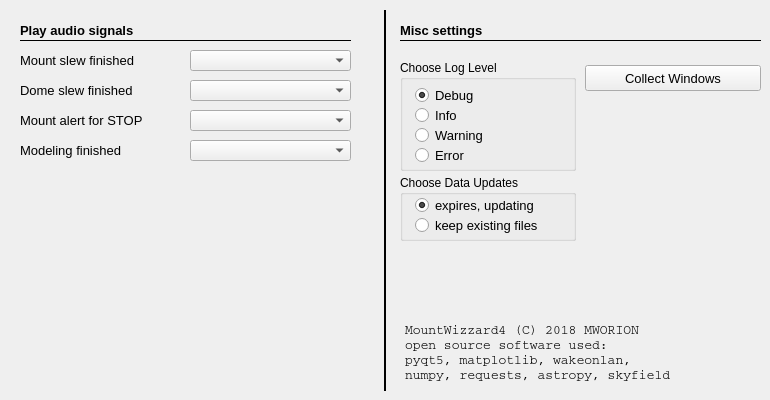
     <widget class="QWidget" name="tab_13">
      <attribute name="title">
       <string>Audio / Misc</string>
      </attribute>
      <widget class="QComboBox" name="soundMountSlewFinished">
       <property name="geometry">
        <rect>
         <x>190</x>
         <y>50</y>
         <width>161</width>
         <height>21</height>
        </rect>
       </property>
       <property name="toolTip">
        <string>&lt;html&gt;&lt;head/&gt;&lt;body&gt;&lt;p&gt;Sets the audio signal to be played when mount finished slewing&lt;/p&gt;&lt;/body&gt;&lt;/html&gt;</string>
       </property>
      </widget>
      <widget class="QLabel" name="label_210">
       <property name="geometry">
        <rect>
         <x>20</x>
         <y>20</y>
         <width>161</width>
         <height>21</height>
        </rect>
       </property>
       <property name="font">
        <font>
         <pointsize>10</pointsize>
         <weight>75</weight>
         <bold>true</bold>
        </font>
       </property>
       <property name="text">
        <string>Play audio signals</string>
       </property>
      </widget>
      <widget class="Line" name="line_24">
       <property name="geometry">
        <rect>
         <x>20</x>
         <y>40</y>
         <width>331</width>
         <height>1</height>
        </rect>
       </property>
       <property name="font">
        <font>
         <pointsize>10</pointsize>
        </font>
       </property>
       <property name="frameShadow">
        <enum>QFrame::Plain</enum>
       </property>
       <property name="orientation">
        <enum>Qt::Horizontal</enum>
       </property>
      </widget>
      <widget class="Line" name="line_84">
       <property name="geometry">
        <rect>
         <x>380</x>
         <y>10</y>
         <width>11</width>
         <height>381</height>
        </rect>
       </property>
       <property name="styleSheet">
        <string notr="true"/>
       </property>
       <property name="frameShadow">
        <enum>QFrame::Plain</enum>
       </property>
       <property name="lineWidth">
        <number>2</number>
       </property>
       <property name="orientation">
        <enum>Qt::Vertical</enum>
       </property>
      </widget>
      <widget class="QComboBox" name="soundMountAlert">
       <property name="geometry">
        <rect>
         <x>190</x>
         <y>110</y>
         <width>161</width>
         <height>21</height>
        </rect>
       </property>
       <property name="toolTip">
        <string>&lt;html&gt;&lt;head/&gt;&lt;body&gt;&lt;p&gt;Sets the audio signal to be played when mount stopped in emergency case&lt;/p&gt;&lt;/body&gt;&lt;/html&gt;</string>
       </property>
      </widget>
      <widget class="QComboBox" name="soundDomeSlewFinished">
       <property name="geometry">
        <rect>
         <x>190</x>
         <y>80</y>
         <width>161</width>
         <height>21</height>
        </rect>
       </property>
       <property name="toolTip">
        <string>&lt;html&gt;&lt;head/&gt;&lt;body&gt;&lt;p&gt;Sets the audio signal to be played when dome finished slewing&lt;/p&gt;&lt;/body&gt;&lt;/html&gt;</string>
       </property>
      </widget>
      <widget class="QLabel" name="label_212">
       <property name="geometry">
        <rect>
         <x>20</x>
         <y>50</y>
         <width>136</width>
         <height>21</height>
        </rect>
       </property>
       <property name="font">
        <font>
         <pointsize>10</pointsize>
        </font>
       </property>
       <property name="text">
        <string>Mount slew finished</string>
       </property>
      </widget>
      <widget class="QLabel" name="label_214">
       <property name="geometry">
        <rect>
         <x>20</x>
         <y>80</y>
         <width>136</width>
         <height>21</height>
        </rect>
       </property>
       <property name="font">
        <font>
         <pointsize>10</pointsize>
        </font>
       </property>
       <property name="text">
        <string>Dome slew finished</string>
       </property>
      </widget>
      <widget class="QLabel" name="label_215">
       <property name="geometry">
        <rect>
         <x>20</x>
         <y>110</y>
         <width>136</width>
         <height>21</height>
        </rect>
       </property>
       <property name="font">
        <font>
         <pointsize>10</pointsize>
        </font>
       </property>
       <property name="text">
        <string>Mount alert for STOP</string>
       </property>
      </widget>
      <widget class="QLabel" name="label_217">
       <property name="geometry">
        <rect>
         <x>20</x>
         <y>140</y>
         <width>136</width>
         <height>21</height>
        </rect>
       </property>
       <property name="font">
        <font>
         <pointsize>10</pointsize>
        </font>
       </property>
       <property name="text">
        <string>Modeling finished</string>
       </property>
      </widget>
      <widget class="QComboBox" name="soundModelingFinished">
       <property name="geometry">
        <rect>
         <x>190</x>
         <y>140</y>
         <width>161</width>
         <height>21</height>
        </rect>
       </property>
       <property name="toolTip">
        <string>&lt;html&gt;&lt;head/&gt;&lt;body&gt;&lt;p&gt;Sets the audio signal to be played when mount stopped in emergency case&lt;/p&gt;&lt;/body&gt;&lt;/html&gt;</string>
       </property>
      </widget>
      <widget class="QGroupBox" name="logginLevel">
       <property name="geometry">
        <rect>
         <x>400</x>
         <y>60</y>
         <width>176</width>
         <height>111</height>
        </rect>
       </property>
       <property name="title">
        <string>Choose Log Level</string>
       </property>
       <widget class="QRadioButton" name="loglevelDebug">
        <property name="geometry">
         <rect>
          <x>15</x>
          <y>25</y>
          <width>121</width>
          <height>21</height>
         </rect>
        </property>
        <property name="font">
         <font>
          <pointsize>10</pointsize>
         </font>
        </property>
        <property name="toolTip">
         <string>&lt;html&gt;&lt;head/&gt;&lt;body&gt;&lt;p&gt;Choose local solver&lt;/p&gt;&lt;/body&gt;&lt;/html&gt;</string>
        </property>
        <property name="text">
         <string>Debug</string>
        </property>
        <property name="checked">
         <bool>true</bool>
        </property>
       </widget>
       <widget class="QRadioButton" name="loglevelInfo">
        <property name="geometry">
         <rect>
          <x>15</x>
          <y>45</y>
          <width>76</width>
          <height>21</height>
         </rect>
        </property>
        <property name="font">
         <font>
          <pointsize>10</pointsize>
         </font>
        </property>
        <property name="toolTip">
         <string>&lt;html&gt;&lt;head/&gt;&lt;body&gt;&lt;p&gt;Choose online solver nova.astrometry.net as solver&lt;/p&gt;&lt;/body&gt;&lt;/html&gt;</string>
        </property>
        <property name="text">
         <string>Info</string>
        </property>
        <property name="checked">
         <bool>false</bool>
        </property>
       </widget>
       <widget class="QRadioButton" name="loglevelWarning">
        <property name="geometry">
         <rect>
          <x>15</x>
          <y>65</y>
          <width>106</width>
          <height>21</height>
         </rect>
        </property>
        <property name="font">
         <font>
          <pointsize>10</pointsize>
         </font>
        </property>
        <property name="toolTip">
         <string>&lt;html&gt;&lt;head/&gt;&lt;body&gt;&lt;p&gt;Choose online solver nova.astrometry.net as solver&lt;/p&gt;&lt;/body&gt;&lt;/html&gt;</string>
        </property>
        <property name="text">
         <string>Warning</string>
        </property>
        <property name="checked">
         <bool>false</bool>
        </property>
       </widget>
       <widget class="QRadioButton" name="loglevelError">
        <property name="geometry">
         <rect>
          <x>15</x>
          <y>85</y>
          <width>106</width>
          <height>21</height>
         </rect>
        </property>
        <property name="font">
         <font>
          <pointsize>10</pointsize>
         </font>
        </property>
        <property name="toolTip">
         <string>&lt;html&gt;&lt;head/&gt;&lt;body&gt;&lt;p&gt;Choose online solver nova.astrometry.net as solver&lt;/p&gt;&lt;/body&gt;&lt;/html&gt;</string>
        </property>
        <property name="text">
         <string>Error</string>
        </property>
        <property name="checked">
         <bool>false</bool>
        </property>
       </widget>
      </widget>
      <widget class="QLabel" name="label_59">
       <property name="geometry">
        <rect>
         <x>400</x>
         <y>20</y>
         <width>161</width>
         <height>21</height>
        </rect>
       </property>
       <property name="font">
        <font>
         <family>Arial</family>
         <pointsize>10</pointsize>
         <weight>75</weight>
         <bold>true</bold>
        </font>
       </property>
       <property name="text">
        <string>Misc settings</string>
       </property>
      </widget>
      <widget class="QLabel" name="le_firmwareProductName_3">
       <property name="geometry">
        <rect>
         <x>405</x>
         <y>335</y>
         <width>271</width>
         <height>21</height>
        </rect>
       </property>
       <property name="font">
        <font>
         <family>Courier</family>
         <pointsize>10</pointsize>
        </font>
       </property>
       <property name="text">
        <string>open source software used: </string>
       </property>
      </widget>
      <widget class="QLabel" name="le_firmwareProductName_4">
       <property name="geometry">
        <rect>
         <x>405</x>
         <y>350</y>
         <width>321</width>
         <height>21</height>
        </rect>
       </property>
       <property name="font">
        <font>
         <family>Courier</family>
         <pointsize>10</pointsize>
        </font>
       </property>
       <property name="text">
        <string>pyqt5, matplotlib, wakeonlan,</string>
       </property>
      </widget>
      <widget class="QLabel" name="le_firmwareProductName_2">
       <property name="geometry">
        <rect>
         <x>405</x>
         <y>320</y>
         <width>271</width>
         <height>21</height>
        </rect>
       </property>
       <property name="font">
        <font>
         <family>Courier</family>
         <pointsize>10</pointsize>
        </font>
       </property>
       <property name="text">
        <string>MountWizzard4 (C) 2018 MWORION</string>
       </property>
      </widget>
      <widget class="QPushButton" name="btn_resetWindowSizes">
       <property name="geometry">
        <rect>
         <x>585</x>
         <y>65</y>
         <width>176</width>
         <height>26</height>
        </rect>
       </property>
       <property name="font">
        <font>
         <family>Arial</family>
         <pointsize>10</pointsize>
        </font>
       </property>
       <property name="toolTip">
        <string>&lt;html&gt;&lt;head/&gt;&lt;body&gt;&lt;p&gt;Opens the image window&lt;/p&gt;&lt;/body&gt;&lt;/html&gt;</string>
       </property>
       <property name="styleSheet">
        <string notr="true"/>
       </property>
       <property name="text">
        <string>Collect Windows</string>
       </property>
      </widget>
      <widget class="QLabel" name="le_firmwareProductName_5">
       <property name="geometry">
        <rect>
         <x>405</x>
         <y>365</y>
         <width>321</width>
         <height>21</height>
        </rect>
       </property>
       <property name="font">
        <font>
         <family>Courier</family>
         <pointsize>10</pointsize>
        </font>
       </property>
       <property name="text">
        <string>numpy, requests, astropy, skyfield</string>
       </property>
      </widget>
      <widget class="Line" name="line_9">
       <property name="geometry">
        <rect>
         <x>400</x>
         <y>40</y>
         <width>361</width>
         <height>1</height>
        </rect>
       </property>
       <property name="font">
        <font>
         <pointsize>10</pointsize>
        </font>
       </property>
       <property name="frameShadow">
        <enum>QFrame::Plain</enum>
       </property>
       <property name="orientation">
        <enum>Qt::Horizontal</enum>
       </property>
      </widget>
      <widget class="QGroupBox" name="logginLevel_2">
       <property name="geometry">
        <rect>
         <x>400</x>
         <y>175</y>
         <width>176</width>
         <height>66</height>
        </rect>
       </property>
       <property name="title">
        <string>Choose Data Updates</string>
       </property>
       <widget class="QRadioButton" name="expiresYes">
        <property name="geometry">
         <rect>
          <x>15</x>
          <y>40</y>
          <width>151</width>
          <height>21</height>
         </rect>
        </property>
        <property name="font">
         <font>
          <pointsize>10</pointsize>
         </font>
        </property>
        <property name="toolTip">
         <string>&lt;html&gt;&lt;head/&gt;&lt;body&gt;&lt;p&gt;Choose local solver&lt;/p&gt;&lt;/body&gt;&lt;/html&gt;</string>
        </property>
        <property name="text">
         <string>keep existing files</string>
        </property>
        <property name="checked">
         <bool>false</bool>
        </property>
       </widget>
       <widget class="QRadioButton" name="expiresNo">
        <property name="geometry">
         <rect>
          <x>15</x>
          <y>20</y>
          <width>161</width>
          <height>21</height>
         </rect>
        </property>
        <property name="font">
         <font>
          <pointsize>10</pointsize>
         </font>
        </property>
        <property name="toolTip">
         <string>&lt;html&gt;&lt;head/&gt;&lt;body&gt;&lt;p&gt;Choose online solver nova.astrometry.net as solver&lt;/p&gt;&lt;/body&gt;&lt;/html&gt;</string>
        </property>
        <property name="text">
         <string>expires, updating</string>
        </property>
        <property name="checked">
         <bool>true</bool>
        </property>
       </widget>
      </widget>
     </widget>
